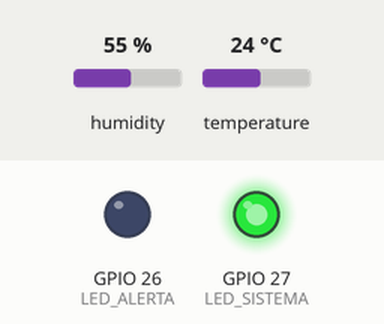
The sketch below on a simulated ESP32. Parts: output pins drawn as LEDs (lit = HIGH). Inputs (shaded band) come from the test bench; at power-on: temperature 24 °C, humidity 55 %. WiFi joins after 1.5 s; servers stay silent unless stated; random numbers use the default seed unless the sketch sets one; no MQTT or app messages arrive unless stated; what the sketch prints to the serial monitor is not drawn.

Above: at 2.7 s.
2.8 s: temperature set to 18.6 °C
12.8 s: temperature set to 17.4 °C
At 21.9 s:
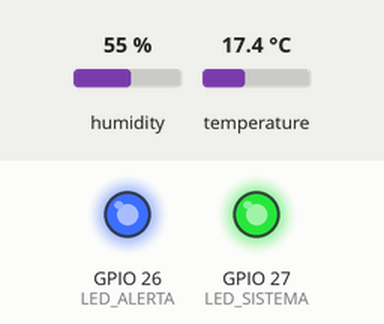
23.0 s: temperature set to 19 °C
At 32.2 s:
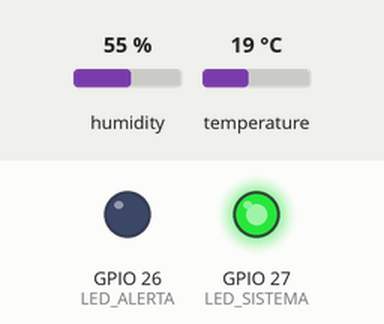
33.0 s: temperature set to 12 °C
At 42.7 s:
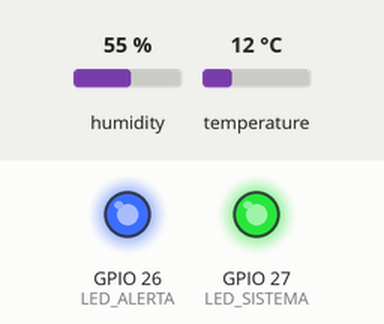
Timing chart, 0 to 44.1 s (numbered marks = the images above; inputs shaded):
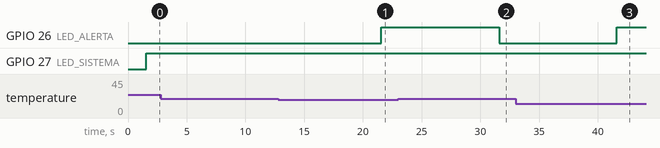

Measured:
- the behaviour switches between 18 and 17.9 °C on temperature (found by bisection; images 0 and 1)
- after the input at 2.8 s, every drawn part: stays the same
- after the input at 12.8 s, GPIO 26 (LED_ALERTA): LOW → HIGH after 8.8 s
- after the input at 23.0 s, GPIO 26 (LED_ALERTA): HIGH → LOW after 8.6 s
- after the input at 33.0 s, GPIO 26 (LED_ALERTA): LOW → HIGH after 8.6 s

The sketch:

sketch.ino
```cpp
#include <WiFi.h>
#include <PubSubClient.h>
#include <DHT.h>
#include <ArduinoJson.h>

#define WIFI_SSID     "Wokwi-GUEST"
#define WIFI_PASSWORD ""
#define WIFI_CHANNEL  6

const char* mqtt_server = "broker.hivemq.com";
const int   mqtt_port      = 1883;
const char* topic_dados    = "fiap/vet/pet01/dados";
const char* topic_alerta   = "fiap/vet/sala01/alerta";
const char* topic_cadastro = "fiap/vet/cadastro";

const int LED_ALERTA  = 26;
const int LED_SISTEMA = 27;
#define   DHTPIN 15
#define   DHTTYPE DHT22

const char* pet_nome  = "Rex";
const char* pet_tipo  = "Cachorro";
const char* pet_raca  = "Labrador";
const char* pet_tutor = "João Silva";

DHT dht(DHTPIN, DHTTYPE);
WiFiClient   espClient;
PubSubClient client(espClient);

bool temperaturaDesconfortavel(float temp, const char* tipo) {
  if (strcmp(tipo, "Cachorro") == 0) return (temp < 18.0 || temp > 24.0);
  if (strcmp(tipo, "Gato")     == 0) return (temp < 20.0 || temp > 25.0);
  if (strcmp(tipo, "Coelho")   == 0) return (temp < 16.0 || temp > 21.0);
  return (temp < 18.0 || temp > 26.0);
}

String gerarMensagemAlerta(float temp, const char* tipo) {
  if (temp > 24.0)
    return "Sala MUITO QUENTE para " + String(tipo) + "! Ligue o ar-condicionado.";
  else
    return "Sala MUITO FRIA para " + String(tipo) + "! Aumente a temperatura.";
}

void setup_wifi() {
  Serial.print("Conectando ao WiFi...");
  WiFi.begin(WIFI_SSID, WIFI_PASSWORD, WIFI_CHANNEL);
  while (WiFi.status() != WL_CONNECTED) {
    delay(100);
    Serial.print(".");
  }
  Serial.println(" Conectado!");
}

void reconnect_mqtt() {
  while (!client.connected()) {
    Serial.print("Conectando ao MQTT...");
    String clientId = "ESP32Vet-" + String(random(0xffff), HEX);
    if (client.connect(clientId.c_str())) {
      Serial.println(" Conectado!");
      digitalWrite(LED_SISTEMA, HIGH);

      StaticJsonDocument<256> cad;
      cad["id"]    = "pet01";
      cad["nome"]  = pet_nome;
      cad["tipo"]  = pet_tipo;
      cad["raca"]  = pet_raca;
      cad["tutor"] = pet_tutor;
      char bufCad[256];
      serializeJson(cad, bufCad);
      client.publish(topic_cadastro, bufCad, true);

    } else {
      Serial.print("Falhou. rc=");
      Serial.println(client.state());
      digitalWrite(LED_SISTEMA, LOW);
      delay(3000);
    }
  }
}

void setup() {
  Serial.begin(115200);
  pinMode(LED_ALERTA,  OUTPUT);
  pinMode(LED_SISTEMA, OUTPUT);
  dht.begin();
  setup_wifi();
  client.setServer(mqtt_server, mqtt_port);
}

void loop() {
  if (!client.connected()) reconnect_mqtt();
  client.loop();

  float temp = dht.readTemperature();

  if (isnan(temp)) {
    Serial.println("Erro ao ler DHT22!");
    return;
  }

  bool desconfortavel = temperaturaDesconfortavel(temp, pet_tipo);
  digitalWrite(LED_ALERTA, desconfortavel ? HIGH : LOW);

  StaticJsonDocument<256> doc;
  doc["id"]             = "pet01";
  doc["nome"]           = pet_nome;
  doc["tipo"]           = pet_tipo;
  doc["temp_ambiente"]  = temp;
  doc["desconfortavel"] = desconfortavel;

  char buffer[256];
  serializeJson(doc, buffer);
  client.publish(topic_dados, buffer);
  Serial.println(buffer);

  if (desconfortavel) {
    String msg = gerarMensagemAlerta(temp, pet_tipo);

    StaticJsonDocument<200> alerta;
    alerta["sala"]     = "Sala 01";
    alerta["pet"]      = pet_nome;
    alerta["tipo"]     = pet_tipo;
    alerta["temp"]     = temp;
    alerta["mensagem"] = msg;

    char bufAlert[200];
    serializeJson(alerta, bufAlert);
    client.publish(topic_alerta, bufAlert);
    Serial.println("ALERTA: " + msg);
  }

  delay(10000);
}
```
